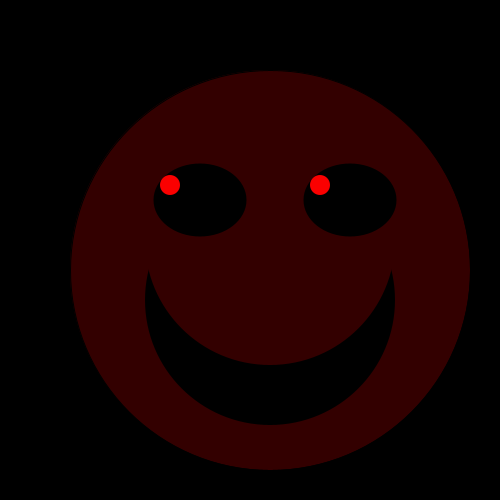
Frame 1 (no input)
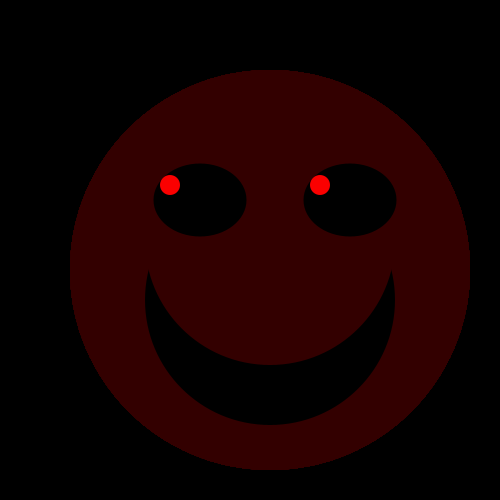
Frame 60 (the mouse pressed at the canvas centre just before this capture)
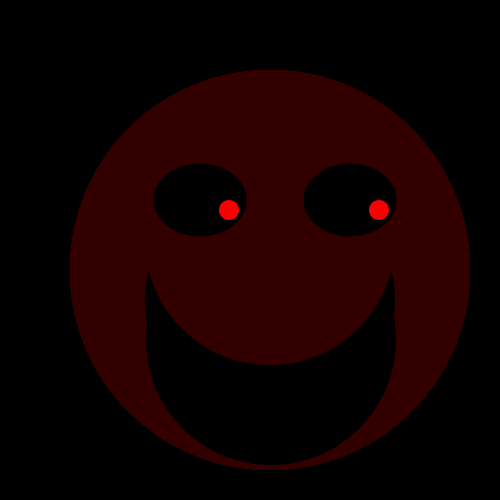
Frame 120 (the mouse held since frame 60 and released just before this capture)

The Processing sketch that drew these frames (run headless with seeded random() and noise(); from frame 60 on, the mouse is pressed at the canvas centre):

// Processing sketch: Demon_Happy_Face
// ── Demon_Happy_Face.pde
void setup() {
  size(500, 500);
  background(0, 0, 0);
}

void draw() {
  fill(51, 0, 0);
  ellipse(270, 270, 400, 400);
  if (mousePressed) {
    fill(0, 0, 0);
    noStroke();
    ellipse(271, 340, 250, 250);
    }
    fill(0, 0, 0);
  noStroke();
  ellipse(270, 300, 250, 250);
  fill(51, 0, 0);
  ellipse(270, 240, 250, 250);
  fill(0, 0, 0);
  ellipse(350, 200, 93, 73);
  fill(0, 0, 0);
  ellipse(200, 200, 93, 73);
  if (mouseX>229) {
    mouseX=229;
  }
  if (mouseX<170) {
    mouseX=170;
  }
  if (mouseY<185) {
    mouseY=185;
  }
  if (mouseY>210) {
    mouseY=210;
  }
  fill(250, 0, 0);
  ellipse(mouseX, mouseY, 20, 20);
  fill(250, 0, 0);
  ellipse(mouseX+150, mouseY, 20, 20);
}
